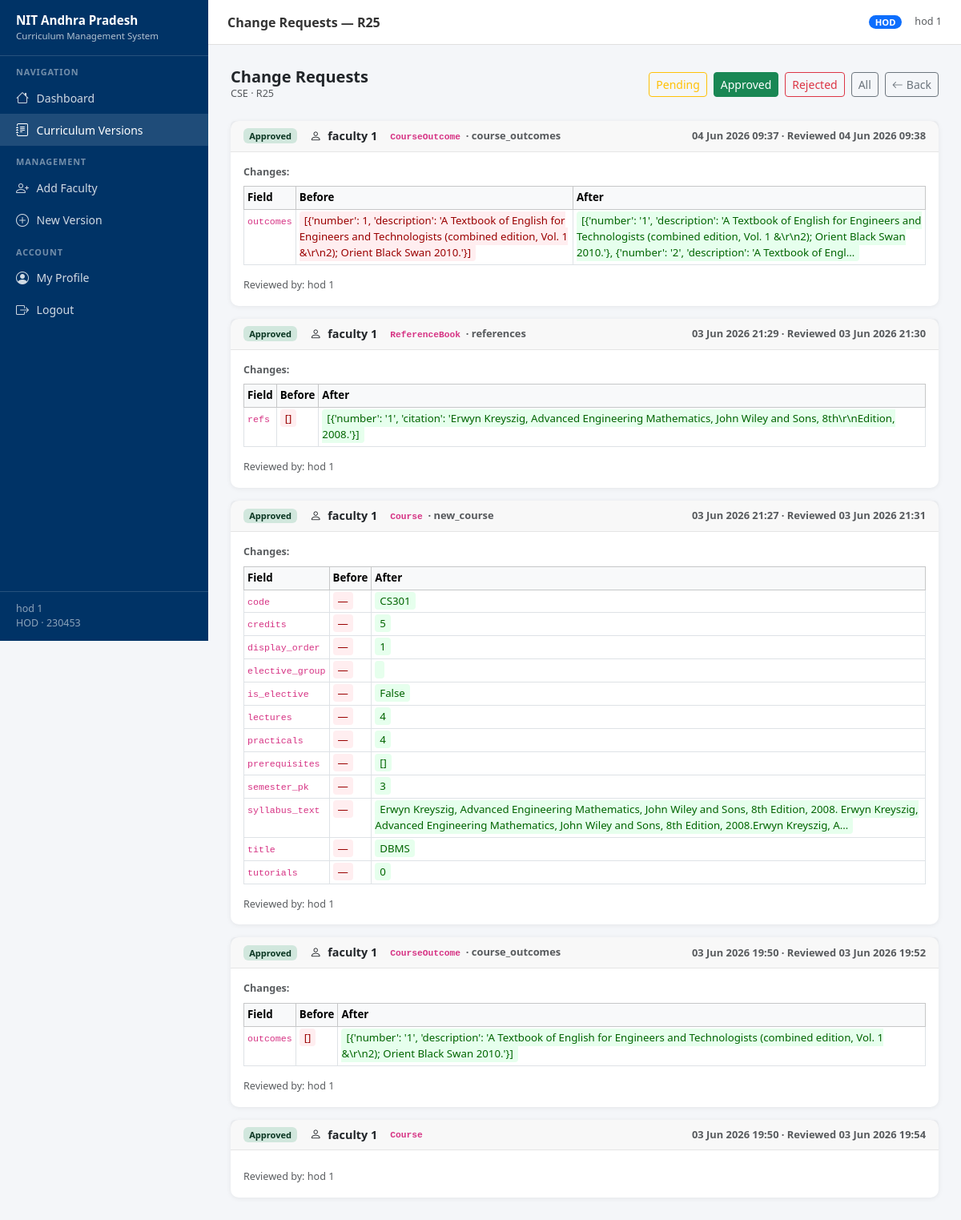
The page /curriculum/version/2/changes/?status=APPROVED (signed in) on the database its author committed.
### accounts/models.py (models this page shows, shortened)
class Profile(models.Model):
    ROLE_ADMIN = 'ADMIN'
    ROLE_HOD = 'HOD'
    ROLE_FACULTY = 'FACULTY'
    ROLE_CHOICES = [
        (ROLE_ADMIN, 'Admin'),
        (ROLE_HOD, 'HOD'),
        (ROLE_FACULTY, 'Faculty'),
    ]
    user = models.OneToOneField(User, on_delete=models.CASCADE, related_name='profile')
    role = models.CharField(max_length=20, choices=ROLE_CHOICES)
    department = models.ForeignKey(
        Department,
        on_delete=models.SET_NULL,
        null=True,
        blank=True,
        related_name='profiles'
    )
    employee_id = models.CharField(max_length=50, blank=True)
    phone = models.CharField(max_length=20, blank=True)
    created_at = models.DateTimeField(auto_now_add=True)
    class Meta:
        ordering = ['user__last_name', 'user__first_name']
    @property
    def is_admin(self):
        return self.role == self.ROLE_ADMIN
    @property
    def is_hod(self):
        return self.role == self.ROLE_HOD
    @property
    def display_name(self):
        full = self.user.get_full_name()
        return full if full.strip() else self.user.username

class Department(models.Model):
    name = models.CharField(max_length=200)
    code = models.CharField(max_length=20, unique=True)
    degree = models.CharField(max_length=100, default='B.Tech')
    created_at = models.DateTimeField(auto_now_add=True)
    updated_at = models.DateTimeField(auto_now=True)
    class Meta:
        ordering = ['name']

### curriculum/models.py (models this page shows, shortened)
class CurriculumVersion(models.Model):
    STATUS_DRAFT = 'DRAFT'
    STATUS_PUBLISHED = 'PUBLISHED'
    STATUS_ARCHIVED = 'ARCHIVED'
    STATUS_CHOICES = [
        (STATUS_DRAFT, 'Draft'),
        (STATUS_PUBLISHED, 'Published'),
        (STATUS_ARCHIVED, 'Archived'),
    ]
    department = models.ForeignKey(Department, on_delete=models.CASCADE, related_name='curriculum_versions')
    regulation = models.CharField(max_length=20, help_text="e.g. R20, R24, R28")
    academic_year = models.CharField(max_length=20, help_text="e.g. 2024-25")
    status = models.CharField(max_length=20, choices=STATUS_CHOICES, default=STATUS_DRAFT)
    institute_name = models.CharField(max_length=300, default="National Institute of Technology Andhra Pradesh")
    institute_vision = models.TextField(blank=True)
    institute_mission = models.JSONField(default=list, help_text="List of mission statement strings")
    dept_vision = models.TextField(blank=True)
    dept_mission = models.JSONField(default=list, help_text="List of mission statement strings")
    ga_intro = models.TextField(
        blank=True,
        default="The Graduate Attributes are the knowledge skills and attitudes which the students have at "
                "the time of graduation. These attributes are generic and are common to all engineering programs. "
                "These Graduate Attributes are identified by National Board of Accreditation."
    )
    created_by = models.ForeignKey(User, on_delete=models.SET_NULL, null=True, related_name='created_versions')
    created_at = models.DateTimeField(auto_now_add=True)
    updated_at = models.DateTimeField(auto_now=True)
    class Meta:
        ordering = ['-created_at']
        unique_together = [('department', 'regulation')]
        verbose_name = 'Curriculum Version'
    def __str__(self):
        return f"{self.department.code} - {self.regulation} ({self.academic_year})"

class ChangeRequest(models.Model):
    STATUS_PENDING = 'PENDING'
    STATUS_APPROVED = 'APPROVED'
    STATUS_REJECTED = 'REJECTED'
    STATUS_CHOICES = [
        (STATUS_PENDING, 'Pending'),
        (STATUS_APPROVED, 'Approved'),
        (STATUS_REJECTED, 'Rejected'),
    ]
    curriculum_version = models.ForeignKey(CurriculumVersion, on_delete=models.CASCADE, related_name='change_requests')
    requested_by = models.ForeignKey(User, on_delete=models.CASCADE, related_name='change_requests')
    reviewed_by = models.ForeignKey(
        User, on_delete=models.SET_NULL, null=True, blank=True, related_name='reviewed_requests'
    )
    model_name = models.CharField(max_length=100, help_text="e.g. Course, CourseOutcome, PEO")
    record_id = models.PositiveIntegerField(help_text="Primary key of the changed record")
    field_changed = models.CharField(max_length=200, blank=True, help_text="Comma-separated field names")
    old_data = models.JSONField(default=dict, help_text="State before change")
    new_data = models.JSONField(default=dict, help_text="Proposed state")
    status = models.CharField(max_length=20, choices=STATUS_CHOICES, default=STATUS_PENDING)
    hod_comment = models.TextField(blank=True, help_text="HOD note when approving/rejecting")
    created_at = models.DateTimeField(auto_now_add=True)
    reviewed_at = models.DateTimeField(null=True, blank=True)
    class Meta:
        ordering = ['-created_at']
    def get_diff(self):
        diffs = []
        all_keys = set(list(self.old_data.keys()) + list(self.new_data.keys()))
        for key in sorted(all_keys):
            old_val = self.old_data.get(key, '—')
            new_val = self.new_data.get(key, '—')
            if old_val != new_val:
                diffs.append((key, old_val, new_val))
        return diffs

### curriculum/views.py (the view)
# urls.py: path('version/<int:version_pk>/changes/', views.change_request_list, name='change_requests'),
@login_required
def change_request_list(request, version_pk):
    profile = get_profile(request)
    if not profile or not (profile.is_hod or profile.is_admin):
        return HttpResponseForbidden("Only HOD can review change requests.")
    version = get_version_or_403(request, version_pk)
    if version is None:
        return HttpResponseForbidden()
    status_filter = request.GET.get('status', 'PENDING')
    requests_qs = ChangeRequest.objects.filter(
        curriculum_version=version
    ).select_related('requested_by').order_by('-created_at')
    if status_filter != 'ALL':
        requests_qs = requests_qs.filter(status=status_filter)
    return render(request, 'curriculum/change_requests.html', {
        'version': version,
        'change_requests': requests_qs,
        'status_filter': status_filter,
        'profile': profile,
    })

### curriculum/views.py (called while the page is built)
def get_profile(request):
    try:
        return request.user.profile
    except Profile.DoesNotExist:
        return None

def get_version_or_403(request, version_pk):
    profile = get_profile(request)
    version = get_object_or_404(CurriculumVersion, pk=version_pk)
    if profile.is_admin:
        return version
    if version.department != profile.department:
        return None
    return version

### templates/curriculum/change_requests.html (shortened to what this page needs)
{% extends "base.html" %}
{% block page_title %}Change Requests — {{ version.regulation }}{% endblock %}
{% block nav_curriculum %}active{% endblock %}
{% block content %}
<div class="d-flex align-items-center justify-content-between mb-4 flex-wrap gap-2">
  <div>
    <h5 class="fw-semibold mb-0">Change Requests</h5>
    <div class="text-muted small">{{ version.department.name }} · {{ version.regulation }}</div>
  </div>
  <div class="d-flex gap-2">
    <a href="?status=PENDING"
       class="btn btn-sm {% if status_filter == 'PENDING' %}btn-warning{% else %}btn-outline-warning{% endif %}">
      Pending
    </a>
    <a href="?status=APPROVED"
       class="btn btn-sm {% if status_filter == 'APPROVED' %}btn-success{% else %}btn-outline-success{% endif %}">
      Approved
    </a>
    <a href="?status=REJECTED"
       class="btn btn-sm {% if status_filter == 'REJECTED' %}btn-danger{% else %}btn-outline-danger{% endif %}">
      Rejected
    </a>
    <a href="?status=ALL"
       class="btn btn-sm {% if status_filter == 'ALL' %}btn-secondary{% else %}btn-outline-secondary{% endif %}">
      All
    </a>
    <a href="{% url 'curriculum:version_detail' version.pk %}" class="btn btn-sm btn-outline-secondary">
      <i class="bi bi-arrow-left me-1"></i>Back
    </a>
  </div>
</div>
{% if change_requests %}
<div class="row g-3">
  {% for cr in change_requests %}
  <div class="col-12">
    <div class="card">
      <div class="card-header d-flex align-items-center justify-content-between flex-wrap gap-2">
        <div class="d-flex align-items-center gap-3">
          <span class="badge badge-{{ cr.status|lower }}">{{ cr.get_status_display }}</span>
          <span class="fw-semibold" style="font-size:0.9rem;">
            <i class="bi bi-person me-1"></i>
            {{ cr.requested_by.get_full_name|default:cr.requested_by.username }}
          </span>
          <span class="text-muted small">
            <code>{{ cr.model_name }}</code>
            {% if cr.field_changed %}&nbsp;·&nbsp;{{ cr.field_changed }}{% endif %}
          </span>
        </div>
        <div class="text-muted small">
          {{ cr.created_at|date:"d M Y H:i" }}
          {% if cr.reviewed_at %}· Reviewed {{ cr.reviewed_at|date:"d M Y H:i" }}{% endif %}
        </div>
      </div>
      <div class="card-body">
        {% with diffs=cr.get_diff %}
        {% if diffs %}
        <div class="mb-3">
          <div class="fw-semibold small text-muted mb-2">Changes:</div>
          <div class="table-responsive">
            <table class="table table-sm table-bordered mb-0" style="font-size:0.83rem;">
              <thead class="table-light">
                <tr><th>Field</th><th>Before</th><th>After</th></tr>
              </thead>
              <tbody>
                {% for field, old_val, new_val in diffs %}
                <tr>
                  <td><code>{{ field }}</code></td>
                  <td><span class="diff-old">{{ old_val|truncatechars:200 }}</span></td>
                  <td><span class="diff-new">{{ new_val|truncatechars:200 }}</span></td>
                </tr>
                {% endfor %}
              </tbody>
            </table>
          </div>
        </div>
        {% endif %}
        {% endwith %}
        {% if cr.reviewed_by %}
        <div class="text-muted small mt-2">
          Reviewed by: {{ cr.reviewed_by.get_full_name|default:cr.reviewed_by.username }}
        </div>
        {% endif %}
      </div>
    </div>
  </div>
  {% endfor %}
</div>
{% endif %}
{% endblock %}

### templates/base.html (shortened to what this page needs)
<!DOCTYPE html>
<html lang="en">
<head>
  <link href="https://cdn.jsdelivr.net/npm/bootstrap@5.3.3/dist/css/bootstrap.min.css" rel="stylesheet" />
  <link href="https://cdn.jsdelivr.net/npm/bootstrap-icons@1.11.3/font/bootstrap-icons.min.css" rel="stylesheet" />
</head>
<body>
<nav id="sidebar">
  <div class="brand">
    <div class="brand-title">NIT Andhra Pradesh</div>
    <div class="brand-sub">Curriculum Management System</div>
  </div>
  {% if user.is_authenticated %}
    {% with profile=user.profile %}
    <div class="nav-section-label">Navigation</div>
    <a href="{% url 'accounts:dashboard' %}" class="nav-link {% block nav_dashboard %}{% endblock %}">
      <i class="bi bi-house"></i> Dashboard
    </a>
    <a href="{% url 'curriculum:version_list' %}" class="nav-link {% block nav_curriculum %}{% endblock %}">
      <i class="bi bi-journal-text"></i> Curriculum Versions
    </a>
    {% if profile.is_admin or profile.is_hod %}
    <div class="nav-section-label">Management</div>
      {% if profile.is_hod %}
      <a href="{% url 'accounts:create_faculty' %}" class="nav-link">
        <i class="bi bi-person-plus"></i> Add Faculty
      </a>
      <a href="{% url 'curriculum:version_create' %}" class="nav-link">
        <i class="bi bi-plus-circle"></i> New Version
      </a>
      {% endif %}
    {% endif %}
    <div class="nav-section-label">Account</div>
    <a href="{% url 'accounts:edit_profile' %}" class="nav-link">
      <i class="bi bi-person-circle"></i> My Profile
    </a>
    <a href="{% url 'accounts:logout' %}" class="nav-link">
      <i class="bi bi-box-arrow-right"></i> Logout
    </a>
    <div class="sidebar-footer">
      <div>{{ profile.display_name }}</div>
      <div>{{ profile.get_role_display }}
        {% if profile.department %}· {{ profile.department.code }}{% endif %}
      </div>
    </div>
    {% endwith %}
  {% endif %}
</nav>
<div id="topbar">
  <span class="page-title">{% block page_title %}Dashboard{% endblock %}</span>
  {% if user.is_authenticated %}
    {% with profile=user.profile %}
    {% if profile.is_admin %}
      <span class="badge badge-role bg-danger">ADMIN</span>
    {% elif profile.is_hod %}
      <span class="badge badge-role bg-primary">HOD</span>
    {% else %}
      <span class="badge badge-role bg-secondary">FACULTY</span>
    {% endif %}
    <span class="text-muted small d-none d-sm-inline">{{ user.get_full_name|default:user.username }}</span>
    {% endwith %}
  {% endif %}
</div>
<div id="main-content">
  {% block content %}{% endblock %}
</div>
</body>
</html>

### templates/base.html (style rules this page uses)
:root { --sidebar-width: 260px; --topbar-height: 56px; --primary: #003366; --primary-light: #e8f0fb; --accent: #c8102e; --text-muted-custom: #6c757d; }
body { background: #f4f6f9; font-family: 'Segoe UI', sans-serif; font-size: 0.9rem; }
#sidebar { position: fixed; top: 0; left: 0; width: var(--sidebar-width); height: 100vh; background: var(--primary); display: flex; flex-direction: column; z-index: 1040; transition: transform 0.3s ease; overflow-y: auto; }
#sidebar .brand { padding: 1rem 1.25rem; border-bottom: 1px solid rgba(255,255,255,0.15); color: #fff; }
#sidebar .brand-title { font-size: 0.95rem; font-weight: 700; line-height: 1.3; }
#sidebar .brand-sub { font-size: 0.72rem; opacity: 0.7; }
#sidebar .nav-section-label { padding: 0.75rem 1.25rem 0.25rem; font-size: 0.68rem; font-weight: 700; text-transform: uppercase; letter-spacing: 0.08em; color: rgba(255,255,255,0.45); }
#sidebar .nav-link { padding: 0.5rem 1.25rem; color: rgba(255,255,255,0.82); border-radius: 0; display: flex; align-items: center; gap: 0.6rem; font-size: 0.875rem; transition: background 0.15s; }
#sidebar .nav-link:hover, #sidebar .nav-link.active { background: rgba(255,255,255,0.12); color: #fff; }
#sidebar .nav-link .bi { font-size: 1rem; flex-shrink: 0; }
#sidebar .sidebar-footer { margin-top: auto; padding: 0.75rem 1.25rem; border-top: 1px solid rgba(255,255,255,0.15); font-size: 0.78rem; color: rgba(255,255,255,0.55); }
#topbar { position: fixed; top: 0; left: var(--sidebar-width); right: 0; height: var(--topbar-height); background: #fff; border-bottom: 1px solid #e0e0e0; display: flex; align-items: center; padding: 0 1.5rem; z-index: 1030; gap: 1rem; }
#topbar .page-title { font-weight: 600; font-size: 1rem; color: #333; flex: 1; }
#topbar .badge-role { font-size: 0.7rem; padding: 0.3em 0.7em; border-radius: 20px; }
#main-content { margin-left: var(--sidebar-width); margin-top: var(--topbar-height); padding: 1.75rem; min-height: calc(100vh - var(--topbar-height)); }
.card { border: none; border-radius: 10px; box-shadow: 0 1px 6px rgba(0,0,0,0.07); }
.card-header { font-weight: 600; font-size: 0.92rem; border-bottom: 1px solid rgba(0,0,0,0.08); }
.badge-approved { background: #d1e7dd; color: #0a3622; }
.diff-old { background: #ffeef0; color: #9a0000; padding: 2px 6px; border-radius: 4px; }
.diff-new { background: #e6ffed; color: #006400; padding: 2px 6px; border-radius: 4px; }

### rows shown on the page
Profile: display_name "hod 1", role "HOD", department.code "230453"
CurriculumVersion: regulation "R25", department.name "CSE"
ChangeRequest: status "Approved", requested_by.get_full_name "faculty 1", model_name "CourseOutcome", field_changed "course_outcomes", created_at "04 Jun 2026 09:37", reviewed_at "04 Jun 2026 09:38", diffs "outcomes", diffs "[{'number': 1, 'description': 'A Textbook of English for Engineers and Technologists (combined edition, Vol. 1 &\\r\\n2); Orient Black Swan 2010.'}]", diffs "[{'number': '1', 'description': 'A Textbook of English for Engineers and Technologists (combined edition, Vol. 1 &\\r\\n2); Orient Black Swan 2010.'}, {'number': '2', 'description': 'A Textbook of Engl…", reviewed_by.get_full_name "hod 1"
ChangeRequest: status "Approved", requested_by.get_full_name "faculty 1", model_name "ReferenceBook", field_changed "references", created_at "03 Jun 2026 21:29", reviewed_at "03 Jun 2026 21:30", diffs "refs", diffs "[]", diffs "[{'number': '1', 'citation': 'Erwyn Kreyszig, Advanced Engineering Mathematics, John Wiley and Sons, 8th\\r\\nEdition, 2008.'}]", reviewed_by.get_full_name "hod 1"
ChangeRequest: status "Approved", requested_by.get_full_name "faculty 1", model_name "Course", field_changed "new_course", created_at "03 Jun 2026 21:27", reviewed_at "03 Jun 2026 21:31", diffs "code" "credits" "display_order" "elective_group" "is_elective" "lectures" "practicals" "prerequisites" "semester_pk" "syllabus_text" "title" "tutorials", diffs "—" "—" "—" "—" "—" "—" "—" "—" "—" "—" "—" "—", diffs "CS301" "5" "1" "False" "4" "4" "[]" "3" "Erwyn Kreyszig, Advanced Engineering Mathematics, John Wiley and Sons, 8th Edition, 2008. Erwyn Kreyszig, Advanced Engineering Mathematics, John Wiley and Sons, 8th Edition, 2008.Erwyn Kreyszig, A…" "DBMS" "0", reviewed_by.get_full_name "hod 1"
ChangeRequest: status "Approved", requested_by.get_full_name "faculty 1", model_name "CourseOutcome", field_changed "course_outcomes", created_at "03 Jun 2026 19:50", reviewed_at "03 Jun 2026 19:52", diffs "outcomes", diffs "[]", diffs "[{'number': '1', 'description': 'A Textbook of English for Engineers and Technologists (combined edition, Vol. 1 &\\r\\n2); Orient Black Swan 2010.'}]", reviewed_by.get_full_name "hod 1"
ChangeRequest: status "Approved", requested_by.get_full_name "faculty 1", model_name "Course", created_at "03 Jun 2026 19:50", reviewed_at "03 Jun 2026 19:54", reviewed_by.get_full_name "hod 1"

### other values the page prints
{{ user.get_full_name|default:user.username }} "hod 1"
